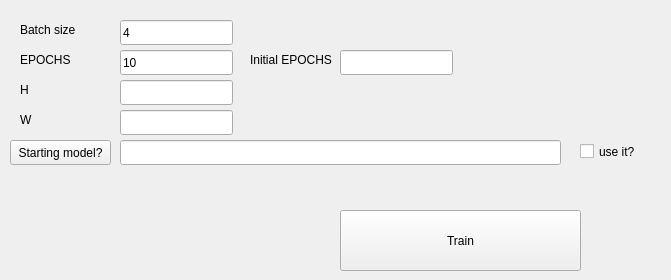
    <widget class="QWidget" name="training">
     <attribute name="title">
      <string>6 - Training</string>
     </attribute>
     <widget class="QPushButton" name="PB_ATOMOD_Training">
      <property name="geometry">
       <rect>
        <x>340</x>
        <y>210</y>
        <width>241</width>
        <height>61</height>
       </rect>
      </property>
      <property name="text">
       <string>Train</string>
      </property>
     </widget>
     <widget class="QLabel" name="LB_batch_size">
      <property name="geometry">
       <rect>
        <x>20</x>
        <y>20</y>
        <width>91</width>
        <height>20</height>
       </rect>
      </property>
      <property name="text">
       <string>Batch size</string>
      </property>
     </widget>
     <widget class="QLineEdit" name="LE_batch_size">
      <property name="geometry">
       <rect>
        <x>120</x>
        <y>20</y>
        <width>113</width>
        <height>25</height>
       </rect>
      </property>
      <property name="text">
       <string>4</string>
      </property>
     </widget>
     <widget class="QLineEdit" name="LE_epochs">
      <property name="geometry">
       <rect>
        <x>120</x>
        <y>50</y>
        <width>113</width>
        <height>25</height>
       </rect>
      </property>
      <property name="text">
       <string>10</string>
      </property>
     </widget>
     <widget class="QLabel" name="LB_epochs">
      <property name="geometry">
       <rect>
        <x>20</x>
        <y>50</y>
        <width>91</width>
        <height>20</height>
       </rect>
      </property>
      <property name="text">
       <string>EPOCHS</string>
      </property>
     </widget>
     <widget class="QLineEdit" name="LE_H">
      <property name="geometry">
       <rect>
        <x>120</x>
        <y>80</y>
        <width>113</width>
        <height>25</height>
       </rect>
      </property>
      <property name="text">
       <string/>
      </property>
     </widget>
     <widget class="QLabel" name="LB_H">
      <property name="geometry">
       <rect>
        <x>20</x>
        <y>80</y>
        <width>91</width>
        <height>20</height>
       </rect>
      </property>
      <property name="text">
       <string>H</string>
      </property>
     </widget>
     <widget class="QLabel" name="LB_W">
      <property name="geometry">
       <rect>
        <x>20</x>
        <y>110</y>
        <width>91</width>
        <height>20</height>
       </rect>
      </property>
      <property name="text">
       <string>W</string>
      </property>
     </widget>
     <widget class="QLineEdit" name="LE_W">
      <property name="geometry">
       <rect>
        <x>120</x>
        <y>110</y>
        <width>113</width>
        <height>25</height>
       </rect>
      </property>
      <property name="text">
       <string/>
      </property>
     </widget>
     <widget class="QPushButton" name="PB_ATOMOD_Training_starting_model">
      <property name="geometry">
       <rect>
        <x>10</x>
        <y>140</y>
        <width>101</width>
        <height>25</height>
       </rect>
      </property>
      <property name="text">
       <string>Starting model?</string>
      </property>
     </widget>
     <widget class="QLineEdit" name="LE_ATOMOD_Training_starting_model">
      <property name="geometry">
       <rect>
        <x>120</x>
        <y>140</y>
        <width>441</width>
        <height>25</height>
       </rect>
      </property>
     </widget>
     <widget class="QCheckBox" name="CB_ATOMOD_Training_starting_model">
      <property name="geometry">
       <rect>
        <x>580</x>
        <y>140</y>
        <width>82</width>
        <height>23</height>
       </rect>
      </property>
      <property name="text">
       <string>use it?</string>
      </property>
     </widget>
     <widget class="QLabel" name="LB_initil_epochs">
      <property name="geometry">
       <rect>
        <x>250</x>
        <y>50</y>
        <width>91</width>
        <height>20</height>
       </rect>
      </property>
      <property name="text">
       <string>Initial EPOCHS</string>
      </property>
     </widget>
     <widget class="QLineEdit" name="LE_initial_epochs">
      <property name="geometry">
       <rect>
        <x>340</x>
        <y>50</y>
        <width>113</width>
        <height>25</height>
       </rect>
      </property>
      <property name="text">
       <string/>
      </property>
     </widget>
    </widget>
